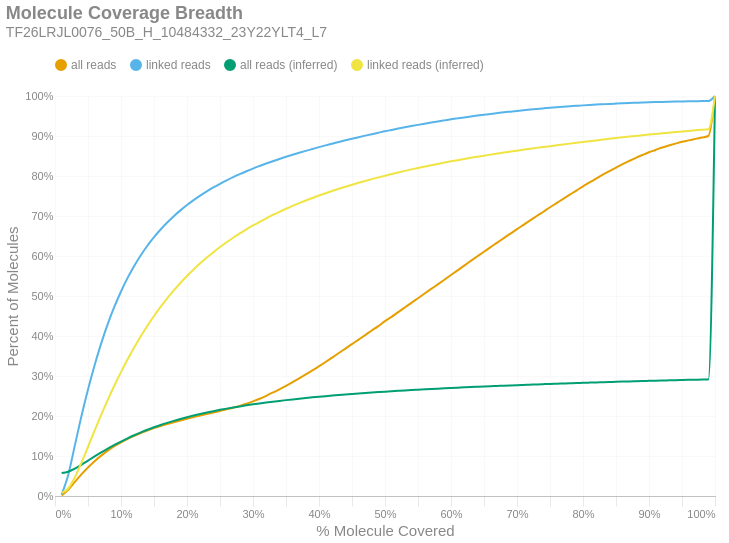

The cell this chart's notebook holds for it:
### Markdown cell above
### Molecule Read Coverage
This chart shows molecule coverage breadth as computed by the number of bases aligned to that molecule. In other words, "*how much of each unique long molecule is actually sequenced/aligned?*" Keep in mind there is a distinction between sequences and alignments, since some sequences belonging to a particular molecule may not align well and wouldn't appear in the alignment data. This chart also shows molecule coverage breadth as computed by the *inferred fragment* from which the aligned sequences originate. Unlike read coverage, this calculation takes into account the total insert size, including unsequenced gaps between the forward and reverse reads. Like the previous figures, these are cumulative percents.

### Code cell
if SKIPLR:
    print_html(f"Skipped")
else:
    binned_df = consolidated_hist(valids['coverage_bp'], mask, 0.01, True)
    binned_df_inf = consolidated_hist(valids['coverage_inserts'], mask, 0.01, True)
    binned_df = binned_df.with_columns(pl.lit(binned_df_inf['all reads (cumsum)']).alias('all reads (inferred)'))
    binned_df = binned_df.with_columns(pl.lit(binned_df_inf['linked reads (cumsum)']).alias('linked reads (inferred)'))
    binned_df = binned_df.with_columns(
        (pl.col('bin').cast(pl.Float64) + 0.01).alias('right_edge')
    )

    with SafeRender(binned_df):
        (
            density_plot(binned_df, 'Molecule Coverage Breadth', samplename, 'molcov', ['all reads (inferred)','linked reads (inferred)'])
            .encode(
                #x=alt.X('bin:Q', title="% Molecule Covered").axis(format = '%').scale(padding=0),
                x=alt.X('right_edge:Q', title="% Molecule Covered").axis(format='%').scale(padding=0),
                y=alt.Y('value:Q', title='Percent of Molecules')
                    .axis(format='%')
                    .stack(False)
                    .scale(domainMin=0, padding=0),
                color=alt.Color("key:N").scale(domain = ["all reads", "linked reads", "all reads (inferred)", "linked reads (inferred)"]),
                tooltip = [
                    alt.Tooltip("key:N", title = "Data Type"),
                    alt.Tooltip("range_label:N", title="% Molecule Covered"),
                    alt.Tooltip("value:Q", format = ".2%", title="% Molecules")
                ]
            )
        ).display()

### Figure 1 — Vega-Lite specification as saved in the notebook (floating-point values rounded to 4 significant figures)
{"width": "container", "height": 400, "config": {"title": {"anchor": "start", "dy": -15, "fontSize": 18, "color": "#888888", "subtitleColor": "#888888", "subtitleFontSize": 14}, "arc": {"fill": "#0072B2"}, "axis": {"domainColor": "#888888", "domainWidth": 0.5, "gridWidth": 0.2, "grid": false, "titleFontWeight": 400, "titleFontSize": 15, "labelFontSize": 11, "labelColor": "#888888", "tickColor": "#888888", "tickWidth": 0.2, "titleColor": "#888888"}, "axisBand": {"grid": false}, "axisX": {"grid": true, "tickSize": 10, "domainCap": "round"}, "axisY": {"domain": false, "grid": true, "tickSize": 0, "domainCap": "round"}, "background": "transparent", "header": {"labelFontSize": 15, "labelColor": "#888888", "titleFontSize": 15, "titleFontWeight": 600, "titleColor": "#888888"}, "legend": {"labelFont": "sans-serif", "labelFontSize": 12, "labelColor": "#888888", "symbolSize": 100, "symbolType": "circle", "titleFontSize": 12, "titlePadding": 10, "titleColor": "#888888", "title": null, "orient": "top"}, "range": {"category": ["#E69F00", "#56B4E9", "#009E73", "#F0E442", "#0072B2", "#D55E00", "#CC79A7", "#000000"], "diverging": ["#cfe8f3", "#a2d4ec", "#73bfe2", "#46abdb", "#1696d2", "#12719e"]}, "area": {"fill": "#0072B2", "fillOpacity": 0.7, "line": true, "strokeOpacity": 0.7}, "line": {"color": "#0072B2", "stroke": "#0072B2", "strokeWidth": 2}, "trail": {"color": "#0072B2", "stroke": "#0072B2", "strokeWidth": 0, "size": 1}, "point": {"filled": true, "fillOpacity": 1.0, "size": 95}, "text": {"color": "#888888", "fontSize": 11, "align": "right", "fontWeight": 400, "size": 11}, "bar": {"fill": "#0072B2", "stroke": null}, "view": {"stroke": null, "continuousWidth": 660, "continuousHeight": 400}}, "data": {"name": "data-314dc56d3329efebbdda935a516ec3b8"}, "mark": {"type": "line", "interpolate": "monotone", "point": {"opacity": 0, "size": 275}}, "encoding": {"color": {"field": "key", "scale": {"domain": ["all reads", "linked reads", "all reads (inferred)", "linked reads (inferred)"]}, "type": "nominal"}, "tooltip": [{"field": "key", "title": "Data Type", "type": "nominal"}, {"field": "range_label", "title": "% Molecule Covered", "type": "nominal"}, {"field": "value", "format": ".2%", "title": "% Molecules", "type": "quantitative"}], "x": {"axis": {"format": "%"}, "field": "right_edge", "scale": {"padding": 0}, "title": "% Molecule Covered", "type": "quantitative"}, "y": {"axis": {"format": "%"}, "field": "value", "scale": {"domainMin": 0, "padding": 0}, "stack": false, "title": "Percent of Molecules", "type": "quantitative"}}, "params": [{"name": "param_c36ac31b6afebe62", "select": {"type": "point", "fields": ["key"]}, "bind": "legend"}], "title": {"text": "Molecule Coverage Breadth", "subtitle": "TF26LRJL0076_50B_H_10484332_23Y22YLT4_L7"}, "transform": [{"fold": ["all reads (cumsum)", "linked reads (cumsum)", "all reads (inferred)", "linked reads (inferred)"]}, {"calculate": "replace(datum.key, ' (cumsum)', '')", "as": "key"}, {"filter": {"param": "param_c36ac31b6afebe62"}}], "usermeta": {"embedOptions": {"downloadFileName": "TF26LRJL0076_50B_H_10484332_23Y22YLT4_L7.molcov"}}, "$schema": "https://vega.github.io/schema/vega-lite/v6.4.1.json", "datasets": {"data-314dc56d3329efebbdda935a516ec3b8": [{"bin": "0.0", "interval": "0.0-0.01", "all reads": 0.001547, "linked reads": 0.003866, "all reads (cumsum)": 0.001547, "linked reads (cumsum)": 0.003866, "range_label": "0.0-0.01", "all reads (inferred)": 0.05729, "linked reads (inferred)": 0.007871, "right_edge": 0.01}, {"bin": "0.01", "interval": "0.01-0.02", "all reads": 0.0139, "linked reads": 0.04891, "all reads (cumsum)": 0.01544, "linked reads (cumsum)": 0.05278, "range_label": "0.01-0.02", "all reads (inferred)": 0.06081, "linked reads (inferred)": 0.01878, "right_edge": 0.02}, {"bin": "0.02", "interval": "0.02-0.03", "all reads": 0.01964, "linked reads": 0.07319, "all reads (cumsum)": 0.03508, "linked reads (cumsum)": 0.126, "range_label": "0.02-0.03", "all reads (inferred)": 0.06834, "linked reads (inferred)": 0.04627, "right_edge": 0.03}, {"bin": "0.03", "interval": "0.03-0.04", "all reads": 0.01903, "linked reads": 0.07326, "all reads (cumsum)": 0.05411, "linked reads (cumsum)": 0.1992, "range_label": "0.03-0.04", "all reads (inferred)": 0.07802, "linked reads (inferred)": 0.08299, "right_edge": 0.04}, {"bin": "0.04", "interval": "0.04-0.05", "all reads": 0.0173, "linked reads": 0.06711, "all reads (cumsum)": 0.07141, "linked reads (cumsum)": 0.2663, "range_label": "0.04-0.05", "all reads (inferred)": 0.08847, "linked reads (inferred)": 0.1231, "right_edge": 0.05}, {"bin": "0.05", "interval": "0.05-0.06", "all reads": 0.01555, "linked reads": 0.06069, "all reads (cumsum)": 0.08696, "linked reads (cumsum)": 0.327, "range_label": "0.05-0.06", "all reads (inferred)": 0.09884, "linked reads (inferred)": 0.1634, "right_edge": 0.06}, {"bin": "0.06", "interval": "0.06-0.07", "all reads": 0.01396, "linked reads": 0.0546, "all reads (cumsum)": 0.1009, "linked reads (cumsum)": 0.3816, "range_label": "0.06-0.07", "all reads (inferred)": 0.1089, "linked reads (inferred)": 0.2027, "right_edge": 0.07}, {"bin": "0.07", "interval": "0.07-0.08", "all reads": 0.01241, "linked reads": 0.0486, "all reads (cumsum)": 0.1133, "linked reads (cumsum)": 0.4302, "range_label": "0.07-0.08", "all reads (inferred)": 0.1185, "linked reads (inferred)": 0.2403, "right_edge": 0.08}, {"bin": "0.08", "interval": "0.08-0.09", "all reads": 0.01099, "linked reads": 0.04301, "all reads (cumsum)": 0.1243, "linked reads (cumsum)": 0.4732, "range_label": "0.08-0.09", "all reads (inferred)": 0.1276, "linked reads (inferred)": 0.2761, "right_edge": 0.09}, {"bin": "0.09", "interval": "0.09-0.1", "all reads": 0.009744, "linked reads": 0.03806, "all reads (cumsum)": 0.1341, "linked reads (cumsum)": 0.5113, "range_label": "0.09-0.1", "all reads (inferred)": 0.1361, "linked reads (inferred)": 0.3097, "right_edge": 0.1}, {"bin": "0.1", "interval": "0.1-0.11", "all reads": 0.008733, "linked reads": 0.03395, "all reads (cumsum)": 0.1428, "linked reads (cumsum)": 0.5452, "range_label": "0.1-0.11", "all reads (inferred)": 0.1443, "linked reads (inferred)": 0.3417, "right_edge": 0.11}, {"bin": "0.11", "interval": "0.11-0.12", "all reads": 0.007773, "linked reads": 0.02998, "all reads (cumsum)": 0.1506, "linked reads (cumsum)": 0.5752, "range_label": "0.11-0.12", "all reads (inferred)": 0.1518, "linked reads (inferred)": 0.3714, "right_edge": 0.12}, {"bin": "0.12", "interval": "0.12-0.13", "all reads": 0.006995, "linked reads": 0.02673, "all reads (cumsum)": 0.1576, "linked reads (cumsum)": 0.6019, "range_label": "0.12-0.13", "all reads (inferred)": 0.1589, "linked reads (inferred)": 0.3994, "right_edge": 0.13}, {"bin": "0.13", "interval": "0.13-0.14", "all reads": 0.006312, "linked reads": 0.02373, "all reads (cumsum)": 0.1639, "linked reads (cumsum)": 0.6257, "range_label": "0.13-0.14", "all reads (inferred)": 0.1655, "linked reads (inferred)": 0.4256, "right_edge": 0.14}, {"bin": "0.14", "interval": "0.14-0.15", "all reads": 0.005769, "linked reads": 0.02129, "all reads (cumsum)": 0.1696, "linked reads (cumsum)": 0.647, "range_label": "0.14-0.15", "all reads (inferred)": 0.1717, "linked reads (inferred)": 0.4501, "right_edge": 0.15}, {"bin": "0.15", "interval": "0.15-0.16", "all reads": 0.005322, "linked reads": 0.01921, "all reads (cumsum)": 0.175, "linked reads (cumsum)": 0.6662, "range_label": "0.15-0.16", "all reads (inferred)": 0.1775, "linked reads (inferred)": 0.4727, "right_edge": 0.16}, {"bin": "0.16", "interval": "0.16-0.17", "all reads": 0.004952, "linked reads": 0.01746, "all reads (cumsum)": 0.1799, "linked reads (cumsum)": 0.6836, "range_label": "0.16-0.17", "all reads (inferred)": 0.1828, "linked reads (inferred)": 0.4939, "right_edge": 0.17}, {"bin": "0.17", "interval": "0.17-0.18", "all reads": 0.004639, "linked reads": 0.01588, "all reads (cumsum)": 0.1845, "linked reads (cumsum)": 0.6995, "range_label": "0.17-0.18", "all reads (inferred)": 0.1879, "linked reads (inferred)": 0.5138, "right_edge": 0.18}, {"bin": "0.18", "interval": "0.18-0.19", "all reads": 0.004412, "linked reads": 0.01452, "all reads (cumsum)": 0.189, "linked reads (cumsum)": 0.714, "range_label": "0.18-0.19", "all reads (inferred)": 0.1926, "linked reads (inferred)": 0.5325, "right_edge": 0.19}, {"bin": "0.19", "interval": "0.19-0.2", "all reads": 0.004211, "linked reads": 0.0134, "all reads (cumsum)": 0.1932, "linked reads (cumsum)": 0.7274, "range_label": "0.19-0.2", "all reads (inferred)": 0.1971, "linked reads (inferred)": 0.55, "right_edge": 0.2}, {"bin": "0.2", "interval": "0.2-0.21", "all reads": 0.003993, "linked reads": 0.0123, "all reads (cumsum)": 0.1972, "linked reads (cumsum)": 0.7397, "range_label": "0.2-0.21", "all reads (inferred)": 0.2012, "linked reads (inferred)": 0.5664, "right_edge": 0.21}, {"bin": "0.21", "interval": "0.21-0.22", "all reads": 0.00386, "linked reads": 0.0113, "all reads (cumsum)": 0.201, "linked reads (cumsum)": 0.751, "range_label": "0.21-0.22", "all reads (inferred)": 0.2051, "linked reads (inferred)": 0.5816, "right_edge": 0.22}, {"bin": "0.22", "interval": "0.22-0.23", "all reads": 0.003861, "linked reads": 0.01052, "all reads (cumsum)": 0.2049, "linked reads (cumsum)": 0.7615, "range_label": "0.22-0.23", "all reads (inferred)": 0.2087, "linked reads (inferred)": 0.596, "right_edge": 0.23}, {"bin": "0.23", "interval": "0.23-0.24", "all reads": 0.003877, "linked reads": 0.00976, "all reads (cumsum)": 0.2088, "linked reads (cumsum)": 0.7713, "range_label": "0.23-0.24", "all reads (inferred)": 0.2121, "linked reads (inferred)": 0.6095, "right_edge": 0.24}, {"bin": "0.24", "interval": "0.24-0.25", "all reads": 0.003926, "linked reads": 0.009237, "all reads (cumsum)": 0.2127, "linked reads (cumsum)": 0.7805, "range_label": "0.24-0.25", "all reads (inferred)": 0.2154, "linked reads (inferred)": 0.6223, "right_edge": 0.25}, {"bin": "0.25", "interval": "0.25-0.26", "all reads": 0.003884, "linked reads": 0.008557, "all reads (cumsum)": 0.2166, "linked reads (cumsum)": 0.7891, "range_label": "0.25-0.26", "all reads (inferred)": 0.2184, "linked reads (inferred)": 0.6343, "right_edge": 0.26}, {"bin": "0.26", "interval": "0.26-0.27", "all reads": 0.004207, "linked reads": 0.008009, "all reads (cumsum)": 0.2208, "linked reads (cumsum)": 0.7971, "range_label": "0.26-0.27", "all reads (inferred)": 0.2213, "linked reads (inferred)": 0.6457, "right_edge": 0.27}, {"bin": "0.27", "interval": "0.27-0.28", "all reads": 0.004612, "linked reads": 0.007521, "all reads (cumsum)": 0.2254, "linked reads (cumsum)": 0.8046, "range_label": "0.27-0.28", "all reads (inferred)": 0.224, "linked reads (inferred)": 0.6564, "right_edge": 0.28}, {"bin": "0.28", "interval": "0.28-0.29", "all reads": 0.00524, "linked reads": 0.007178, "all reads (cumsum)": 0.2306, "linked reads (cumsum)": 0.8118, "range_label": "0.28-0.29", "all reads (inferred)": 0.2266, "linked reads (inferred)": 0.6667, "right_edge": 0.29}, {"bin": "0.29", "interval": "0.29-0.3", "all reads": 0.005879, "linked reads": 0.006807, "all reads (cumsum)": 0.2365, "linked reads (cumsum)": 0.8186, "range_label": "0.29-0.3", "all reads (inferred)": 0.2291, "linked reads (inferred)": 0.6763, "right_edge": 0.3}, {"bin": "0.3", "interval": "0.3-0.31", "all reads": 0.006595, "linked reads": 0.006358, "all reads (cumsum)": 0.2431, "linked reads (cumsum)": 0.825, "range_label": "0.3-0.31", "all reads (inferred)": 0.2314, "linked reads (inferred)": 0.6855, "right_edge": 0.31}, {"bin": "0.31", "interval": "0.31-0.32", "all reads": 0.007439, "linked reads": 0.006159, "all reads (cumsum)": 0.2505, "linked reads (cumsum)": 0.8311, "range_label": "0.31-0.32", "all reads (inferred)": 0.2336, "linked reads (inferred)": 0.6943, "right_edge": 0.32}, {"bin": "0.32", "interval": "0.32-0.33", "all reads": 0.008001, "linked reads": 0.005833, "all reads (cumsum)": 0.2585, "linked reads (cumsum)": 0.837, "range_label": "0.32-0.33", "all reads (inferred)": 0.2358, "linked reads (inferred)": 0.7026, "right_edge": 0.33}, {"bin": "0.33", "interval": "0.33-0.34", "all reads": 0.008263, "linked reads": 0.005569, "all reads (cumsum)": 0.2668, "linked reads (cumsum)": 0.8425, "range_label": "0.33-0.34", "all reads (inferred)": 0.2378, "linked reads (inferred)": 0.7105, "right_edge": 0.34}, {"bin": "0.34", "interval": "0.34-0.35", "all reads": 0.008722, "linked reads": 0.005412, "all reads (cumsum)": 0.2755, "linked reads (cumsum)": 0.8479, "range_label": "0.34-0.35", "all reads (inferred)": 0.2397, "linked reads (inferred)": 0.7181, "right_edge": 0.35}, {"bin": "0.35", "interval": "0.35-0.36", "all reads": 0.009142, "linked reads": 0.005133, "all reads (cumsum)": 0.2847, "linked reads (cumsum)": 0.8531, "range_label": "0.35-0.36", "all reads (inferred)": 0.2415, "linked reads (inferred)": 0.7253, "right_edge": 0.36}, {"bin": "0.36", "interval": "0.36-0.37", "all reads": 0.009491, "linked reads": 0.004977, "all reads (cumsum)": 0.2942, "linked reads (cumsum)": 0.8581, "range_label": "0.36-0.37", "all reads (inferred)": 0.2433, "linked reads (inferred)": 0.7321, "right_edge": 0.37}, {"bin": "0.37", "interval": "0.37-0.38", "all reads": 0.009783, "linked reads": 0.004827, "all reads (cumsum)": 0.3039, "linked reads (cumsum)": 0.8629, "range_label": "0.37-0.38", "all reads (inferred)": 0.245, "linked reads (inferred)": 0.7388, "right_edge": 0.38}, {"bin": "0.38", "interval": "0.38-0.39", "all reads": 0.009957, "linked reads": 0.004613, "all reads (cumsum)": 0.3139, "linked reads (cumsum)": 0.8675, "range_label": "0.38-0.39", "all reads (inferred)": 0.2466, "linked reads (inferred)": 0.7451, "right_edge": 0.39}, {"bin": "0.39", "interval": "0.39-0.4", "all reads": 0.01045, "linked reads": 0.004609, "all reads (cumsum)": 0.3244, "linked reads (cumsum)": 0.8721, "range_label": "0.39-0.4", "all reads (inferred)": 0.2481, "linked reads (inferred)": 0.7512, "right_edge": 0.4}, {"bin": "0.4", "interval": "0.4-0.41", "all reads": 0.0106, "linked reads": 0.004404, "all reads (cumsum)": 0.335, "linked reads (cumsum)": 0.8765, "range_label": "0.4-0.41", "all reads (inferred)": 0.2496, "linked reads (inferred)": 0.757, "right_edge": 0.41}, {"bin": "0.41", "interval": "0.41-0.42", "all reads": 0.01115, "linked reads": 0.004264, "all reads (cumsum)": 0.3461, "linked reads (cumsum)": 0.8808, "range_label": "0.41-0.42", "all reads (inferred)": 0.2511, "linked reads (inferred)": 0.7626, "right_edge": 0.42}, {"bin": "0.42", "interval": "0.42-0.43", "all reads": 0.01132, "linked reads": 0.004275, "all reads (cumsum)": 0.3574, "linked reads (cumsum)": 0.885, "range_label": "0.42-0.43", "all reads (inferred)": 0.2524, "linked reads (inferred)": 0.768, "right_edge": 0.43}, {"bin": "0.43", "interval": "0.43-0.44", "all reads": 0.01118, "linked reads": 0.004099, "all reads (cumsum)": 0.3686, "linked reads (cumsum)": 0.8891, "range_label": "0.43-0.44", "all reads (inferred)": 0.2537, "linked reads (inferred)": 0.7732, "right_edge": 0.44}, {"bin": "0.44", "interval": "0.44-0.45", "all reads": 0.01124, "linked reads": 0.00401, "all reads (cumsum)": 0.3799, "linked reads (cumsum)": 0.8932, "range_label": "0.44-0.45", "all reads (inferred)": 0.255, "linked reads (inferred)": 0.7781, "right_edge": 0.45}, {"bin": "0.45", "interval": "0.45-0.46", "all reads": 0.01126, "linked reads": 0.003928, "all reads (cumsum)": 0.3911, "linked reads (cumsum)": 0.8971, "range_label": "0.45-0.46", "all reads (inferred)": 0.2563, "linked reads (inferred)": 0.783, "right_edge": 0.46}, {"bin": "0.46", "interval": "0.46-0.47", "all reads": 0.01119, "linked reads": 0.003816, "all reads (cumsum)": 0.4023, "linked reads (cumsum)": 0.9009, "range_label": "0.46-0.47", "all reads (inferred)": 0.2575, "linked reads (inferred)": 0.7877, "right_edge": 0.47}, {"bin": "0.47", "interval": "0.47-0.48", "all reads": 0.01145, "linked reads": 0.003694, "all reads (cumsum)": 0.4138, "linked reads (cumsum)": 0.9046, "range_label": "0.47-0.48", "all reads (inferred)": 0.2586, "linked reads (inferred)": 0.7922, "right_edge": 0.48}, {"bin": "0.48", "interval": "0.48-0.49", "all reads": 0.01107, "linked reads": 0.003605, "all reads (cumsum)": 0.4248, "linked reads (cumsum)": 0.9082, "range_label": "0.48-0.49", "all reads (inferred)": 0.2597, "linked reads (inferred)": 0.7965, "right_edge": 0.49}, {"bin": "0.49", "interval": "0.49-0.5", "all reads": 0.01237, "linked reads": 0.003674, "all reads (cumsum)": 0.4372, "linked reads (cumsum)": 0.9119, "range_label": "0.49-0.5", "all reads (inferred)": 0.2608, "linked reads (inferred)": 0.8008, "right_edge": 0.5}, {"bin": "0.5", "interval": "0.5-0.51", "all reads": 0.0106, "linked reads": 0.003303, "all reads (cumsum)": 0.4478, "linked reads (cumsum)": 0.9152, "range_label": "0.5-0.51", "all reads (inferred)": 0.2619, "linked reads (inferred)": 0.8049, "right_edge": 0.51}, {"bin": "0.51", "interval": "0.51-0.52", "all reads": 0.0119, "linked reads": 0.003311, "all reads (cumsum)": 0.4597, "linked reads (cumsum)": 0.9185, "range_label": "0.51-0.52", "all reads (inferred)": 0.2629, "linked reads (inferred)": 0.8089, "right_edge": 0.52}, {"bin": "0.52", "interval": "0.52-0.53", "all reads": 0.01144, "linked reads": 0.003194, "all reads (cumsum)": 0.4711, "linked reads (cumsum)": 0.9217, "range_label": "0.52-0.53", "all reads (inferred)": 0.2639, "linked reads (inferred)": 0.8128, "right_edge": 0.53}, {"bin": "0.53", "interval": "0.53-0.54", "all reads": 0.01171, "linked reads": 0.003104, "all reads (cumsum)": 0.4829, "linked reads (cumsum)": 0.9248, "range_label": "0.53-0.54", "all reads (inferred)": 0.2649, "linked reads (inferred)": 0.8165, "right_edge": 0.54}, {"bin": "0.54", "interval": "0.54-0.55", "all reads": 0.01147, "linked reads": 0.003044, "all reads (cumsum)": 0.4943, "linked reads (cumsum)": 0.9278, "range_label": "0.54-0.55", "all reads (inferred)": 0.2658, "linked reads (inferred)": 0.82, "right_edge": 0.55}, {"bin": "0.55", "interval": "0.55-0.56", "all reads": 0.01179, "linked reads": 0.00294, "all reads (cumsum)": 0.5061, "linked reads (cumsum)": 0.9308, "range_label": "0.55-0.56", "all reads (inferred)": 0.2667, "linked reads (inferred)": 0.8235, "right_edge": 0.56}, {"bin": "0.56", "interval": "0.56-0.57", "all reads": 0.01158, "linked reads": 0.002882, "all reads (cumsum)": 0.5177, "linked reads (cumsum)": 0.9337, "range_label": "0.56-0.57", "all reads (inferred)": 0.2676, "linked reads (inferred)": 0.8269, "right_edge": 0.57}, {"bin": "0.57", "interval": "0.57-0.58", "all reads": 0.01135, "linked reads": 0.00278, "all reads (cumsum)": 0.529, "linked reads (cumsum)": 0.9364, "range_label": "0.57-0.58", "all reads (inferred)": 0.2684, "linked reads (inferred)": 0.8303, "right_edge": 0.58}, {"bin": "0.58", "interval": "0.58-0.59", "all reads": 0.01161, "linked reads": 0.002634, "all reads (cumsum)": 0.5407, "linked reads (cumsum)": 0.9391, "range_label": "0.58-0.59", "all reads (inferred)": 0.2692, "linked reads (inferred)": 0.8335, "right_edge": 0.59}, {"bin": "0.59", "interval": "0.59-0.6", "all reads": 0.0119, "linked reads": 0.002589, "all reads (cumsum)": 0.5526, "linked reads (cumsum)": 0.9417, "range_label": "0.59-0.6", "all reads (inferred)": 0.2701, "linked reads (inferred)": 0.8366, "right_edge": 0.6}, {"bin": "0.6", "interval": "0.6-0.61", "all reads": 0.0115, "linked reads": 0.00243, "all reads (cumsum)": 0.5641, "linked reads (cumsum)": 0.9441, "range_label": "0.6-0.61", "all reads (inferred)": 0.2708, "linked reads (inferred)": 0.8396, "right_edge": 0.61}, {"bin": "0.61", "interval": "0.61-0.62", "all reads": 0.01199, "linked reads": 0.002391, "all reads (cumsum)": 0.576, "linked reads (cumsum)": 0.9465, "range_label": "0.61-0.62", "all reads (inferred)": 0.2716, "linked reads (inferred)": 0.8425, "right_edge": 0.62}, {"bin": "0.62", "interval": "0.62-0.63", "all reads": 0.01163, "linked reads": 0.002291, "all reads (cumsum)": 0.5877, "linked reads (cumsum)": 0.9488, "range_label": "0.62-0.63", "all reads (inferred)": 0.2723, "linked reads (inferred)": 0.8454, "right_edge": 0.63}, {"bin": "0.63", "interval": "0.63-0.64", "all reads": 0.01159, "linked reads": 0.002222, "all reads (cumsum)": 0.5993, "linked reads (cumsum)": 0.951, "range_label": "0.63-0.64", "all reads (inferred)": 0.2731, "linked reads (inferred)": 0.8481, "right_edge": 0.64}, {"bin": "0.64", "interval": "0.64-0.65", "all reads": 0.01131, "linked reads": 0.00212, "all reads (cumsum)": 0.6106, "linked reads (cumsum)": 0.9531, "range_label": "0.64-0.65", "all reads (inferred)": 0.2738, "linked reads (inferred)": 0.8508, "right_edge": 0.65}, {"bin": "0.65", "interval": "0.65-0.66", "all reads": 0.0117, "linked reads": 0.002122, "all reads (cumsum)": 0.6223, "linked reads (cumsum)": 0.9552, "range_label": "0.65-0.66", "all reads (inferred)": 0.2745, "linked reads (inferred)": 0.8534, "right_edge": 0.66}, {"bin": "0.66", "interval": "0.66-0.67", "all reads": 0.01113, "linked reads": 0.001974, "all reads (cumsum)": 0.6334, "linked reads (cumsum)": 0.9572, "range_label": "0.66-0.67", "all reads (inferred)": 0.2752, "linked reads (inferred)": 0.856, "right_edge": 0.67}, {"bin": "0.67", "interval": "0.67-0.68", "all reads": 0.01134, "linked reads": 0.001917, "all reads (cumsum)": 0.6447, "linked reads (cumsum)": 0.9591, "range_label": "0.67-0.68", "all reads (inferred)": 0.2758, "linked reads (inferred)": 0.8585, "right_edge": 0.68}, {"bin": "0.68", "interval": "0.68-0.69", "all reads": 0.01105, "linked reads": 0.001789, "all reads (cumsum)": 0.6558, "linked reads (cumsum)": 0.9609, "range_label": "0.68-0.69", "all reads (inferred)": 0.2765, "linked reads (inferred)": 0.861, "right_edge": 0.69}, {"bin": "0.69", "interval": "0.69-0.7", "all reads": 0.01135, "linked reads": 0.001775, "all reads (cumsum)": 0.6671, "linked reads (cumsum)": 0.9627, "range_label": "0.69-0.7", "all reads (inferred)": 0.2771, "linked reads (inferred)": 0.8634, "right_edge": 0.7}, {"bin": "0.7", "interval": "0.7-0.71", "all reads": 0.01087, "linked reads": 0.001682, "all reads (cumsum)": 0.678, "linked reads (cumsum)": 0.9644, "range_label": "0.7-0.71", "all reads (inferred)": 0.2778, "linked reads (inferred)": 0.8657, "right_edge": 0.71}, {"bin": "0.71", "interval": "0.71-0.72", "all reads": 0.01088, "linked reads": 0.001636, "all reads (cumsum)": 0.6889, "linked reads (cumsum)": 0.966, "range_label": "0.71-0.72", "all reads (inferred)": 0.2784, "linked reads (inferred)": 0.868, "right_edge": 0.72}, {"bin": "0.72", "interval": "0.72-0.73", "all reads": 0.01108, "linked reads": 0.001563, "all reads (cumsum)": 0.7, "linked reads (cumsum)": 0.9676, "range_label": "0.72-0.73", "all reads (inferred)": 0.279, "linked reads (inferred)": 0.8703, "right_edge": 0.73}, {"bin": "0.73", "interval": "0.73-0.74", "all reads": 0.01075, "linked reads": 0.001454, "all reads (cumsum)": 0.7107, "linked reads (cumsum)": 0.969, "range_label": "0.73-0.74", "all reads (inferred)": 0.2796, "linked reads (inferred)": 0.8725, "right_edge": 0.74}, {"bin": "0.74", "interval": "0.74-0.75", "all reads": 0.01117, "linked reads": 0.001421, "all reads (cumsum)": 0.7219, "linked reads (cumsum)": 0.9704, "range_label": "0.74-0.75", "all reads (inferred)": 0.2802, "linked reads (inferred)": 0.8747, "right_edge": 0.75}, {"bin": "0.75", "interval": "0.75-0.76", "all reads": 0.01042, "linked reads": 0.001346, "all reads (cumsum)": 0.7323, "linked reads (cumsum)": 0.9718, "range_label": "0.75-0.76", "all reads (inferred)": 0.2807, "linked reads (inferred)": 0.8767, "right_edge": 0.76}, {"bin": "0.76", "interval": "0.76-0.77", "all reads": 0.01061, "linked reads": 0.001282, "all reads (cumsum)": 0.7429, "linked reads (cumsum)": 0.9731, "range_label": "0.76-0.77", "all reads (inferred)": 0.2813, "linked reads (inferred)": 0.8789, "right_edge": 0.77}, {"bin": "0.77", "interval": "0.77-0.78", "all reads": 0.01041, "linked reads": 0.001208, "all reads (cumsum)": 0.7533, "linked reads (cumsum)": 0.9743, "range_label": "0.77-0.78", "all reads (inferred)": 0.2819, "linked reads (inferred)": 0.8809, "right_edge": 0.78}, {"bin": "0.78", "interval": "0.78-0.79", "all reads": 0.01028, "linked reads": 0.001154, "all reads (cumsum)": 0.7636, "linked reads (cumsum)": 0.9754, "range_label": "0.78-0.79", "all reads (inferred)": 0.2824, "linked reads (inferred)": 0.883, "right_edge": 0.79}, {"bin": "0.79", "interval": "0.79-0.8", "all reads": 0.01068, "linked reads": 0.001132, "all reads (cumsum)": 0.7743, "linked reads (cumsum)": 0.9766, "range_label": "0.79-0.8", "all reads (inferred)": 0.283, "linked reads (inferred)": 0.8851, "right_edge": 0.8}, {"bin": "0.8", "interval": "0.8-0.81", "all reads": 0.009616, "linked reads": 0.001014, "all reads (cumsum)": 0.7839, "linked reads (cumsum)": 0.9776, "range_label": "0.8-0.81", "all reads (inferred)": 0.2835, "linked reads (inferred)": 0.887, "right_edge": 0.81}, {"bin": "0.81", "interval": "0.81-0.82", "all reads": 0.009592, "linked reads": 0.0009615, "all reads (cumsum)": 0.7935, "linked reads (cumsum)": 0.9785, "range_label": "0.81-0.82", "all reads (inferred)": 0.284, "linked reads (inferred)": 0.889, "right_edge": 0.82}, {"bin": "0.82", "interval": "0.82-0.83", "all reads": 0.009672, "linked reads": 0.0008656, "all reads (cumsum)": 0.8032, "linked reads (cumsum)": 0.9794, "range_label": "0.82-0.83", "all reads (inferred)": 0.2845, "linked reads (inferred)": 0.891, "right_edge": 0.83}, {"bin": "0.83", "interval": "0.83-0.84", "all reads": 0.009183, "linked reads": 0.0008614, "all reads (cumsum)": 0.8123, "linked reads (cumsum)": 0.9803, "range_label": "0.83-0.84", "all reads (inferred)": 0.2851, "linked reads (inferred)": 0.8929, "right_edge": 0.84}, {"bin": "0.84", "interval": "0.84-0.85", "all reads": 0.00873, "linked reads": 0.0007696, "all reads (cumsum)": 0.8211, "linked reads (cumsum)": 0.981, "range_label": "0.84-0.85", "all reads (inferred)": 0.2856, "linked reads (inferred)": 0.8948, "right_edge": 0.85}, {"bin": "0.85", "interval": "0.85-0.86", "all reads": 0.008559, "linked reads": 0.0007555, "all reads (cumsum)": 0.8296, "linked reads (cumsum)": 0.9818, "range_label": "0.85-0.86", "all reads (inferred)": 0.286, "linked reads (inferred)": 0.8966, "right_edge": 0.86}, {"bin": "0.86", "interval": "0.86-0.87", "all reads": 0.007979, "linked reads": 0.0007125, "all reads (cumsum)": 0.8376, "linked reads (cumsum)": 0.9825, "range_label": "0.86-0.87", "all reads (inferred)": 0.2865, "linked reads (inferred)": 0.8985, "right_edge": 0.87}, {"bin": "0.87", "interval": "0.87-0.88", "all reads": 0.007723, "linked reads": 0.0006224, "all reads (cumsum)": 0.8453, "linked reads (cumsum)": 0.9831, "range_label": "0.87-0.88", "all reads (inferred)": 0.287, "linked reads (inferred)": 0.9002, "right_edge": 0.88}, {"bin": "0.88", "interval": "0.88-0.89", "all reads": 0.007148, "linked reads": 0.0006203, "all reads (cumsum)": 0.8525, "linked reads (cumsum)": 0.9838, "range_label": "0.88-0.89", "all reads (inferred)": 0.2874, "linked reads (inferred)": 0.902, "right_edge": 0.89}, {"bin": "0.89", "interval": "0.89-0.9", "all reads": 0.006805, "linked reads": 0.0005769, "all reads (cumsum)": 0.8593, "linked reads (cumsum)": 0.9843, "range_label": "0.89-0.9", "all reads (inferred)": 0.2879, "linked reads (inferred)": 0.9036, "right_edge": 0.9}, {"bin": "0.9", "interval": "0.9-0.91", "all reads": 0.005865, "linked reads": 0.0004864, "all reads (cumsum)": 0.8652, "linked reads (cumsum)": 0.9848, "range_label": "0.9-0.91", "all reads (inferred)": 0.2883, "linked reads (inferred)": 0.9053, "right_edge": 0.91}, {"bin": "0.91", "interval": "0.91-0.92", "all reads": 0.006206, "linked reads": 0.0004388, "all reads (cumsum)": 0.8714, "linked reads (cumsum)": 0.9853, "range_label": "0.91-0.92", "all reads (inferred)": 0.2887, "linked reads (inferred)": 0.9068, "right_edge": 0.92}, {"bin": "0.92", "interval": "0.92-0.93", "all reads": 0.004743, "linked reads": 0.0004151, "all reads (cumsum)": 0.8761, "linked reads (cumsum)": 0.9857, "range_label": "0.92-0.93", "all reads (inferred)": 0.2891, "linked reads (inferred)": 0.9084, "right_edge": 0.93}, {"bin": "0.93", "interval": "0.93-0.94", "all reads": 0.004774, "linked reads": 0.0003909, "all reads (cumsum)": 0.8809, "linked reads (cumsum)": 0.9861, "range_label": "0.93-0.94", "all reads (inferred)": 0.2895, "linked reads (inferred)": 0.9098, "right_edge": 0.94}, {"bin": "0.94", "interval": "0.94-0.95", "all reads": 0.004616, "linked reads": 0.0003496, "all reads (cumsum)": 0.8855, "linked reads (cumsum)": 0.9864, "range_label": "0.94-0.95", "all reads (inferred)": 0.2899, "linked reads (inferred)": 0.9113, "right_edge": 0.95}, {"bin": "0.95", "interval": "0.95-0.96", "all reads": 0.003512, "linked reads": 0.0003329, "all reads (cumsum)": 0.889, "linked reads (cumsum)": 0.9867, "range_label": "0.95-0.96", "all reads (inferred)": 0.2903, "linked reads (inferred)": 0.9127, "right_edge": 0.96}, {"bin": "0.96", "interval": "0.96-0.97", "all reads": 0.003759, "linked reads": 0.0002916, "all reads (cumsum)": 0.8928, "linked reads (cumsum)": 0.987, "range_label": "0.96-0.97", "all reads (inferred)": 0.2907, "linked reads (inferred)": 0.9142, "right_edge": 0.97}, {"bin": "0.97", "interval": "0.97-0.98", "all reads": 0.003464, "linked reads": 0.0002728, "all reads (cumsum)": 0.8962, "linked reads (cumsum)": 0.9873, "range_label": "0.97-0.98", "all reads (inferred)": 0.2911, "linked reads (inferred)": 0.9156, "right_edge": 0.98}, {"bin": "0.98", "interval": "0.98-0.99", "all reads": 0.003698, "linked reads": 0.0002816, "all reads (cumsum)": 0.8999, "linked reads (cumsum)": 0.9876, "range_label": "0.98-0.99", "all reads (inferred)": 0.2915, "linked reads (inferred)": 0.917, "right_edge": 0.99}, {"bin": "0.99", "interval": "0.99-1.0", "all reads": 0.1001, "linked reads": 0.01241, "all reads (cumsum)": 1.0, "linked reads (cumsum)": 1.0, "range_label": "0.99-1.0", "all reads (inferred)": 1.0, "linked reads (inferred)": 1.0, "right_edge": 1.0}]}}
